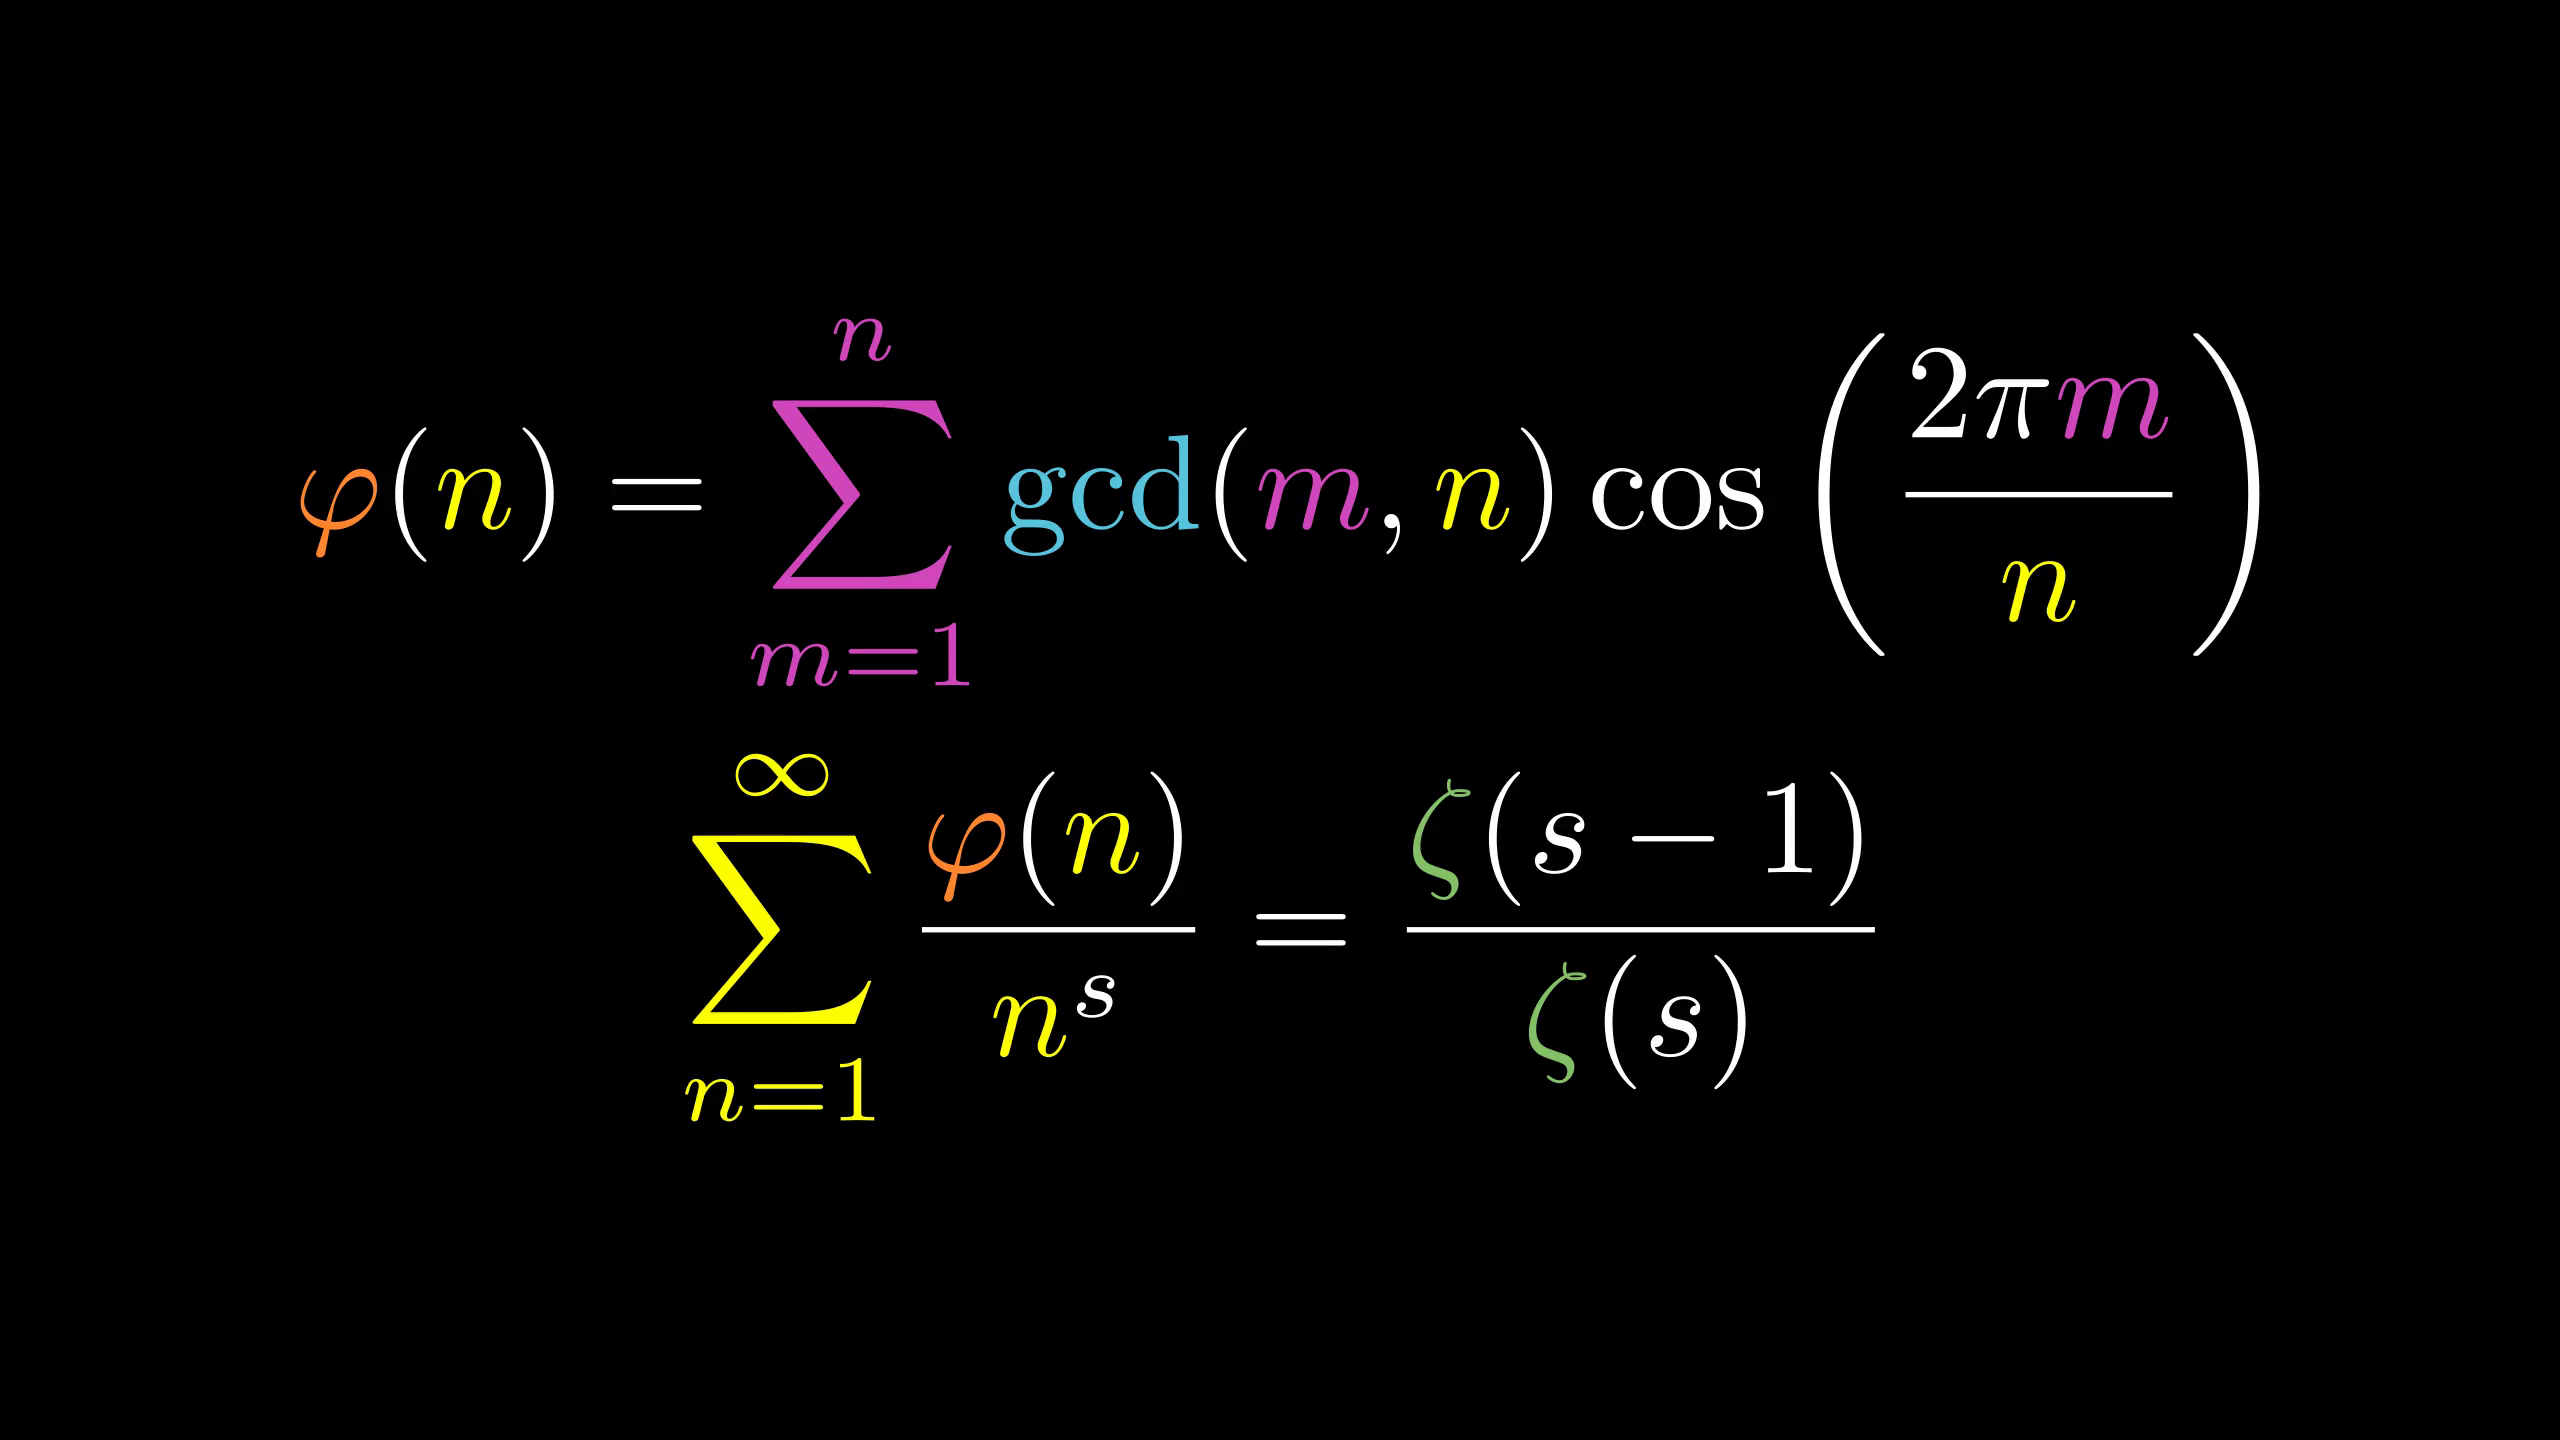

Write Python code to recreate this figure.
from manimlib.imports import *

class RSumEulerScene(Scene):
    def construct(self):
        fml=TexMobject(r"\varphi({n})=\sum_{m=1}^n\gcd({m},{n})" \
                r"\cos\left({2\pi {m}\over {n}}\right)",
                tex_to_color_map={
                    r"\varphi":ORANGE,
                    r"\sum_{m=1}^n":PINK,
                    r"{m}":PINK,
                    r"{n}":YELLOW,
                    r"\gcd":BLUE
                })
        fml2=TexMobject(r"\sum_{n=1}^\infty{\varphi({n})\over{n}^s}" \
                r"={\zeta(s-1)\over\zeta(s)}",
                tex_to_color_map={
                    r"\varphi":ORANGE,
                    r"\sum_{n=1}^\infty":YELLOW,
                    r"{n}":YELLOW,
                    r"{\zeta":GREEN,
                    r"\zeta":GREEN
                })
        gp=VGroup(fml,fml2).arrange(DOWN).scale(1.5)
        self.add(gp)
        self.wait()
